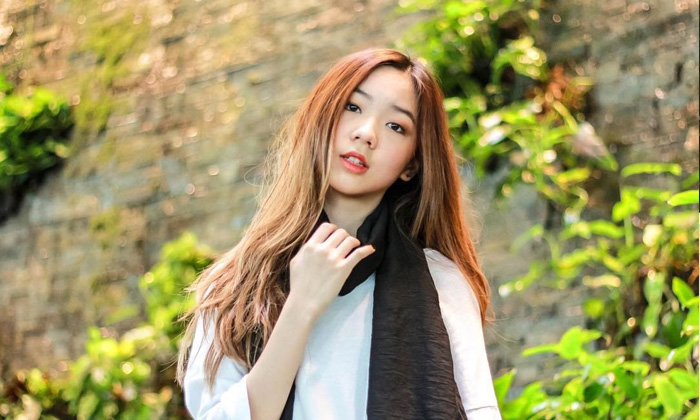
#> input picture pun.jpg, 700 x 420 px
$ python edges.py   (older library calls are emulated)
#> lines starting #> are read from the running program, lines starting #| are printed output that depends on the picture
import cv2
import numpy as np
from matplotlib import pyplot as plt

image = cv2.imread('pun.jpg',0)
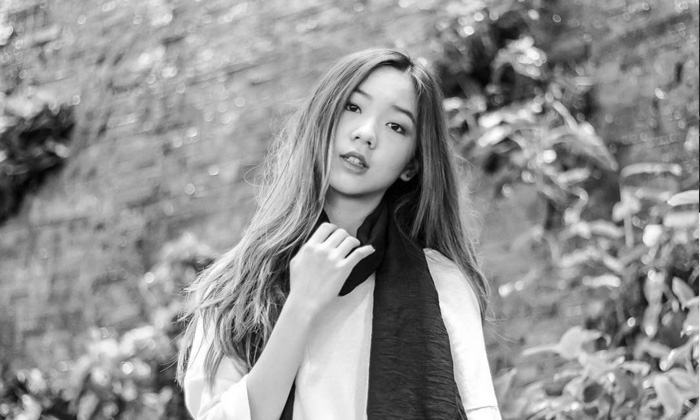
#> image: shape (420, 700); min 0, max 255, mean 146.5

canny = cv2.Canny(image,100,300)
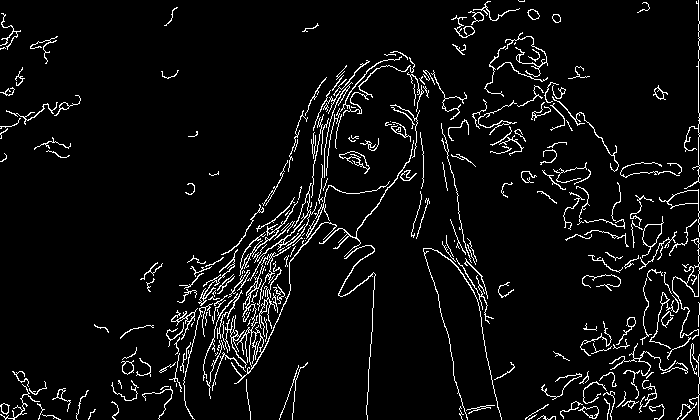
#> canny: shape (420, 700); 5.6% white in thin lines or dots

sobelx = cv2.Sobel(image,cv2.CV_64F,1,0,ksize=11)
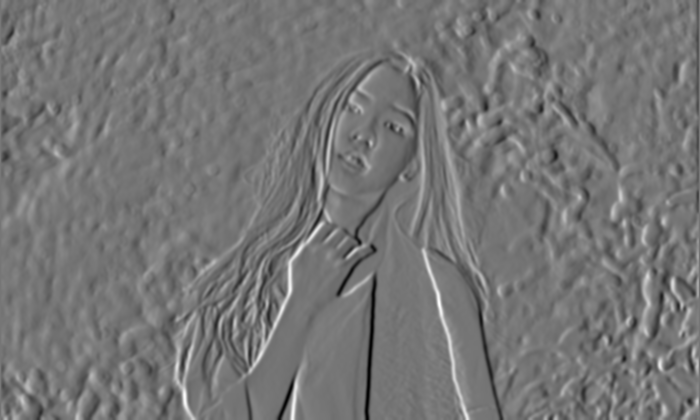
#> sobelx: shape (420, 700) float64; min -21410858, max 24838623, mean 10001.2; drawn with min black and max white
sobely = cv2.Sobel(image,cv2.CV_64F,0,1,ksize=11)
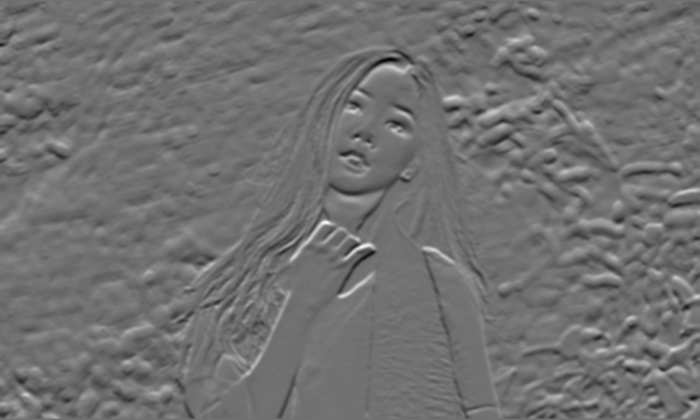
#> sobely: shape (420, 700) float64; min -20761362, max 25858432, mean -39626.6; drawn with min black and max white
sobelxy = cv2.Sobel(image,cv2.CV_64F,1,1,ksize=11)
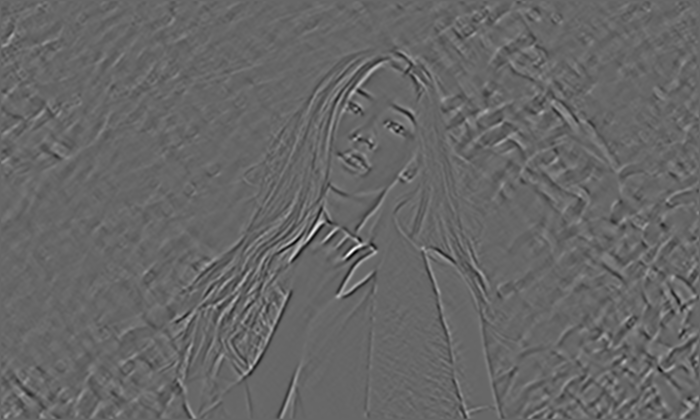
#> sobelxy: shape (420, 700) float64; min -2992179, max 4389972, mean 168.2; drawn with min black and max white

img = cv2.GaussianBlur(image,(5,5),0)
laplacian = cv2.Laplacian(img,cv2.CV_64F)
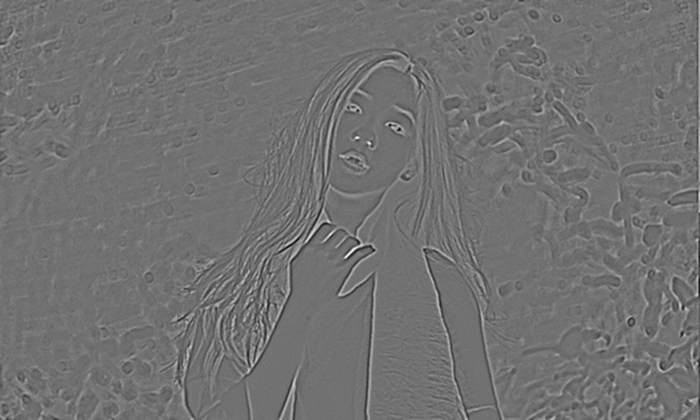
#> laplacian: shape (420, 700) float64; min -59, max 73, mean 0; drawn with min black and max white

plt.subplot(3,2,1),plt.imshow(img,cmap = 'gray')
plt.title('Original'), plt.xticks([]), plt.yticks([])
plt.subplot(3,2,2),plt.imshow(canny,cmap = 'gray')
plt.title('Canny'), plt.xticks([]), plt.yticks([])
plt.subplot(3,2,3),plt.imshow(sobelx,cmap = 'gray')
plt.title('Sobel X'), plt.xticks([]), plt.yticks([])
plt.subplot(3,2,4),plt.imshow(sobely,cmap = 'gray')
plt.title('Sobel Y'), plt.xticks([]), plt.yticks([])
plt.subplot(3,2,5),plt.imshow(sobelxy,cmap = 'gray')
plt.title('Sobel X Y'), plt.xticks([]), plt.yticks([])
plt.subplot(3,2,6),plt.imshow(laplacian,cmap = 'gray')
plt.title('Laplacian'), plt.xticks([]), plt.yticks([])

plt.show()
